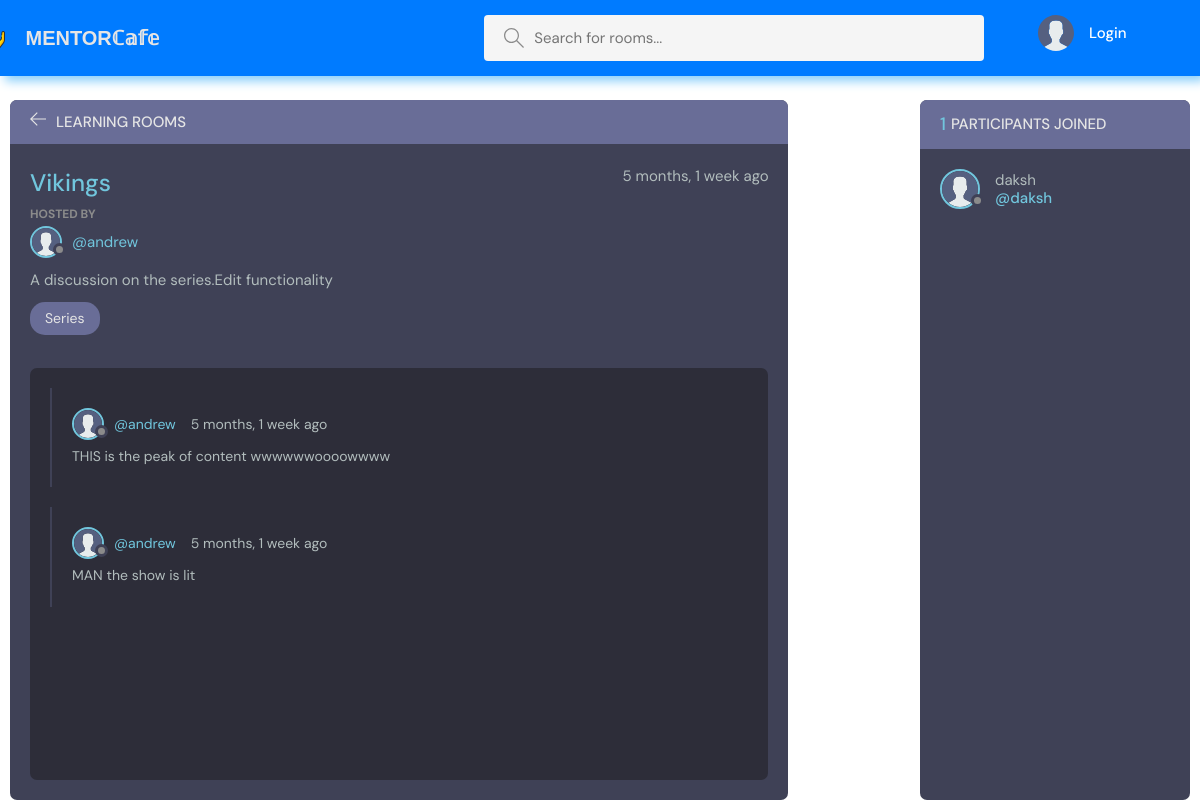
The app's page /room/2 with its own data.
### base/models.py (models this page shows, shortened)
class Room(models.Model):
    host = models.ForeignKey(User,on_delete=models.SET_NULL,null=True)
    topic = models.ForeignKey(Topic,on_delete=models.SET_NULL,null=True)
    name = models.CharField(max_length=255)
    description = models.TextField(null=True,blank=True)
    participants = models.ManyToManyField(User,related_name='participants',blank=True)
    updated = models.DateTimeField(auto_now_add=True)
    created = models.DateTimeField(auto_now_add=True)
    class Meta:
        ordering = ['-updated','created']

class Topic(models.Model):
    name = models.CharField(max_length=255)

class Message(models.Model):
    user = models.ForeignKey(User,on_delete=models.CASCADE)
    room = models.ForeignKey(Room,on_delete=models.CASCADE)
    body = models.TextField()
    updated = models.DateTimeField(auto_now_add=True)
    created = models.DateTimeField(auto_now_add=True)

### base/views.py (the view, shortened to what this page needs)
# urls.py: path('room/<slug:pk>', views.room, name ="room"),
def room(request,pk):
    room = Room.objects.get(id=pk)
    room_messages = room.message_set.all().order_by('-created')
    participants = room.participants.all()
    context = {'room' : room, 'room_messages' : room_messages, 'participants':participants}
    return render(request, 'base/room.html',context)

### base/templates/base/room.html (shortened to what this page needs)
{% extends 'main.html' %}
{% load static%}
{% block content %}
<main class="profile-page layout layout--2">
  <div class="container">
    <div class="room">
      <div class="room__top">
        <div class="room__topLeft">
          <a href="{% url 'home' %}">
            <svg version="1.1" xmlns="http://www.w3.org/2000/svg" width="32" height="32" viewBox="0 0 32 32">
              <title>arrow-left</title>
              <path
                d="M13.723 2.286l-13.723 13.714 13.719 13.714 1.616-1.611-10.96-10.96h27.625v-2.286h-27.625l10.965-10.965-1.616-1.607z"
              ></path>
            </svg>
          </a>
          <h3>Learning Rooms</h3>
        </div>
      </div>
      <div class="room__box scroll">
        <div class="room__header scroll">
          <div class="room__info">
            <h3>{{room.name}}</h3>
            <span>{{room.created|timesince}} ago</span>
          </div>
          <div class="room__hosted">
            <p>Hosted By</p>
            <a href="{% url 'profile' room.host.id %}" class="room__author">
              <div class="avatar avatar--small">
                <img src="{% static 'images/avatar.svg'%}" />
              </div>
              <span>@{{room.host}}</span>
            </a>
          </div>
          <div class="room__details">
            {{room.description}}
          </div>
          <span class="room__topics">{{room.topic.name}}</span>
        </div>
        <div class="room__conversation">
          <div class="threads scroll">
            {%for message in room_messages %}
            <div class="thread">
              <div class="thread__top">
                <div class="thread__author">
                  <a href="{% url 'profile' message.user.id %}" class="thread__authorInfo">
                    <div class="avatar avatar--small">
                      <img src="{% static 'images/avatar.svg'%}" />
                    </div>
                    <span>@{{message.user}}</span>
                  </a>
                  <span class="thread__date">{{message.created|timesince}} ago</span>
                </div>
              </div>
              <div class="thread__details">
                {{message.body}}
              </div>
            </div>
            {%endfor%}
          </div>
        </div>
      </div>
      <div class="room__message">
      </div>
    </div>
    <div class="participants">
      <h3 class="participants__top"><span style="font-size: 18px;">{{participants.count}}</span> Participants Joined </h3>
      <div class="participants__list scroll">
        {%for user in participants%}
        <a href="{% url 'profile' user.id %}" class="participant">
          <div class="avatar avatar--medium">
            <img src="{% static 'images/avatar.svg'%}" />
          </div>
          <p>
            {{user.username}}
            <span>@{{user.username}}</span>
          </p>
        </a>
        {%endfor%}
      </div>
    </div>
  </div>
</main>
{%endblock%}

### records on screen
Room: name "Vikings", created "5 months, 1 week", host "andrew", description "A discussion on the series.Edit functionality", topic.name "Series"
Message: user "andrew", created "5 months, 1 week", body "THIS is the peak of content wwwwwwoooowwww"
Message: user "andrew", created "5 months, 1 week", body "MAN the show is lit"

### other values on screen
{{ participants.count }} "1"
{{ user.username }} "daksh"
